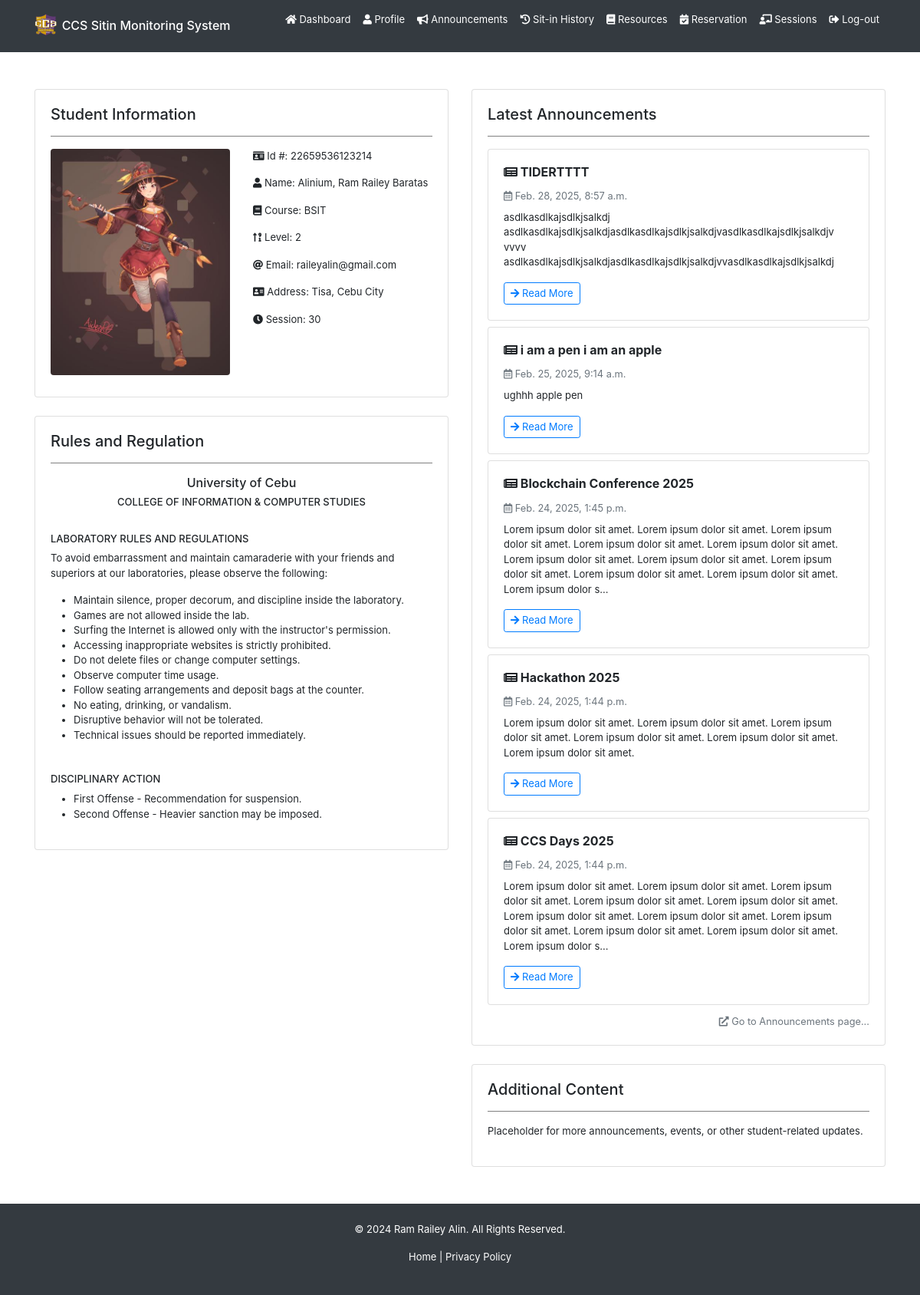
/home/ (signed in), run on an earlier commit of the app's database.
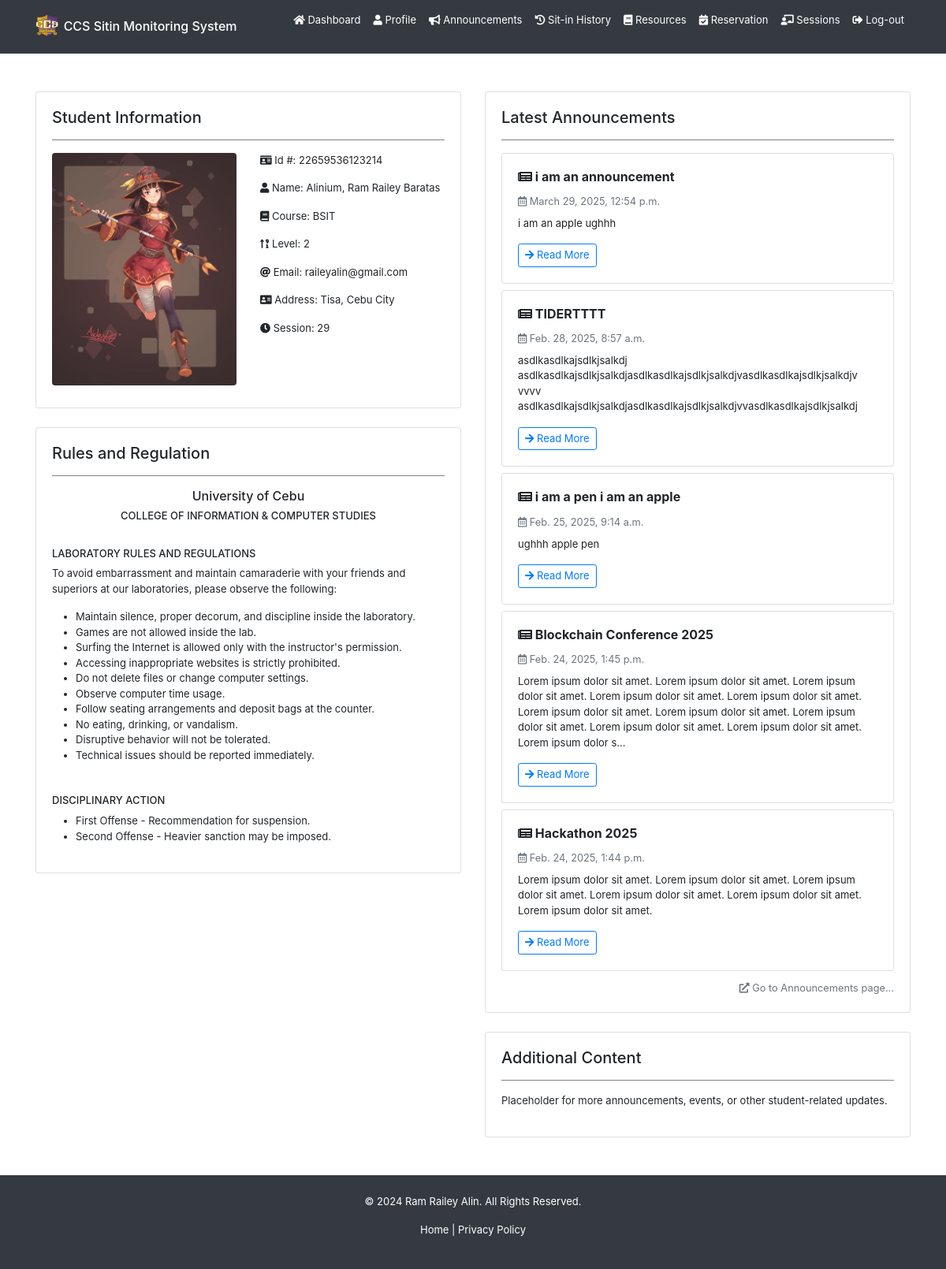
And on a later commit of the database.
### backend/models.py (models this page shows, shortened)
class Registration(models.Model):
    idno = models.IntegerField(primary_key=True)
    lastname = models.CharField(max_length=80, null=True, blank=True)
    firstname = models.CharField(max_length=80, null=True, blank=True)
    middlename = models.CharField(max_length=80, null=True, blank=True)
    course = models.CharField(max_length=80, choices=COURSE_CHOICES, null=True, blank=True)
    level = models.IntegerField(null=True, choices=LEVEL_CHOICES, blank=True)
    email = models.EmailField(max_length=80, null=True, blank=True)
    address = models.CharField(max_length=255, null=True, blank=True)
    sessions = models.IntegerField(default=30, null=True, blank=True)
    profilepicture_og = models.ImageField(upload_to="profiles/", default="profiles/default.jpg", blank=True, null=True)
    profilepicture_lg = models.ImageField(upload_to="profiles/", default="profiles/default_lg.jpg", blank=True, null=True)
    profilepicture_md = models.ImageField(upload_to="profiles/", default="profiles/default_md.jpg", blank=True, null=True)
    profilepicture_sm = models.ImageField(upload_to="profiles/", default="profiles/default_sm.jpg", blank=True, null=True)
    profiledescription = models.TextField(blank=True, null=True)
    username = models.OneToOneField(User, on_delete=models.CASCADE)

class Announcement(models.Model):
    title = models.CharField(max_length=255, blank=True, null=True)
    content = models.TextField(blank=True, null=True)
    image = models.ImageField(upload_to="announcements/", default="announcements/announcement.jpg", blank=True, null=True)
    date = models.DateTimeField(auto_now_add=True)
    updated_at = models.DateTimeField(auto_now=True)
    superuser = models.ForeignKey(User, on_delete=models.CASCADE, limit_choices_to={'is_superuser': True})

### backend/views.py (the view)
# urls.py: path('home/', views.home, name='user-home'),
@login_required
def home(request):
    if request.user.is_authenticated:
        reg = Registration.objects.get(username=request.user)
        announcements = Announcement.objects.all().order_by('-date')[:5]
        print(reg.lastname)
        return render(request, 'backend/pages/home.html', context={ 'registration': reg, 'announcements': announcements })
    return redirect('/')

### backend/templates/backend/pages/home.html (shortened to what the changed rows need)
{% extends 'backend/base.html' %}
{% load static %}
{% block content %}
<div class="container mt-5">
    <div class="row">
        <div class="col-lg-6 col-md-12">
            <div class="row">
                <div class="col-12 mb-4">
                    <div class="card">
                        <div class="card-body student-info-card">
                            <div class="row">
                                <div class="col-md-6 col-12 mb-2 d-flex justify-content-center">
                                    <img
                                        src="{% if registration.profilepicture_md and registration.profilepicture_md.url %}{{ registration.profilepicture_md.url }}{% else %}{% static 'backend/images/default-avatar.jpg' %}{% endif %}"
                                        alt="profile picture" class="img-fluid rounded"
                                        style="max-height: 400px;"/>
                                </div>
                                <div class="col-md-6 col-12">
                                    <p>
                                        <i class="fas fa-id-card"></i> Id #: {% if registration.idno%}{{ registration.idno }}{% else %}N/A{% endif %}
                                    </p>
                                    <p>
                                        <i class="fas fa-user"></i> Name:
                                        {% if registration.lastname or registration.firstname or registration.middlename %}
                                            {{ registration.lastname|default:'' }}{% if registration.lastname and registration.firstname %}, {% endif %}
                                            {{ registration.firstname|default:'' }}
                                            {{ registration.middlename|default:'' }}
                                        {% else %}
                                            N/A
                                        {% endif %}
                                    </p>
                                    <p>
                                        <i class="fas fa-book"></i> Course: {% if registration.course %}{{ registration.course }}{% else%}N/A{% endif %}
                                    </p>
                                    <p>
                                        <i class="fas fa-sort-numeric-up-alt"></i> Level: {% if registration.level %}{{ registration.level }}{% else %}N/A{%endif %}
                                    </p>
                                    <p>
                                        <i class="fas fa-at"></i> Email: {% if registration.email%}{{ registration.email }}{% else %}N/A{% endif %}
                                    </p>
                                    <p>
                                        <i class="fas fa-address-card"></i> Address: {% if registration.address %}{{ registration.address }}{% else%}N/A{% endif %}
                                    </p>
                                    <p>
                                        <i class="fas fa-clock"></i> Session: {% if registration.sessions %}{{ registration.sessions }}{% else%}N/A{% endif %}
                                    </p>
                                </div>
                            </div>
                        </div>
                    </div>
                </div>
            </div>
        </div>
        <div class="col-lg-6 col-md-12">
            <div class="row">
                <div class="col-12 mb-4">
                    <div class="card shadow">
                        <div class="card-body">
                            {% for announcement in announcements %}
                            <div class="card mb-2 border-left-primary shadow-sm">
                                <div class="card-body">
                                    <h6 class="font-weight-bold">
                                        <i class="fas fa-newspaper"></i> {{ announcement.title }}
                                    </h6>
                                    <small class="text-muted">
                                        <i class="far fa-calendar-alt"></i> {{ announcement.date }}
                                    </small>
                                    <p class="mt-2">{{ announcement.content|truncatechars:"300" }}</p>
                                    <a href="{% url 'user-announcement' announcement.id %}" class="btn btn-sm btn-outline-primary">
                                        <i class="fas fa-arrow-right"></i> Read More
                                    </a>
                                </div>
                            </div>
                            {% empty %}
                            <p class="text-center text-muted">No announcements available.</p>
                            {% endfor %}
                        </div>
                    </div>
                </div>
            </div>
        </div>
    </div>
</div>
{% endblock %}

What changed in the data, as far as the page shows it:
no longer on this page (row unchanged): Announcement: title "CCS Days 2025", date "Feb. 24, 2025, 1:44 p.m.", content "Lorem ipsum dolor sit amet. Lorem ipsum dolor sit amet. Lorem ipsum dolor sit amet. Lorem ipsum dolor sit amet. Lorem ipsum dolor sit amet. Lorem ipsum dolor sit amet. Lorem ipsum dolor sit amet. Lorem ipsum dolor sit amet. Lorem ipsum dolor sit amet. Lorem ipsum dolor sit amet. Lorem ipsum dolor s…"
changed Registration "Alinium": sessions "30" → "29"
added Announcement: title "i am an announcement", date "March 29, 2025, 12:54 p.m.", content "i am an apple ughhh"
